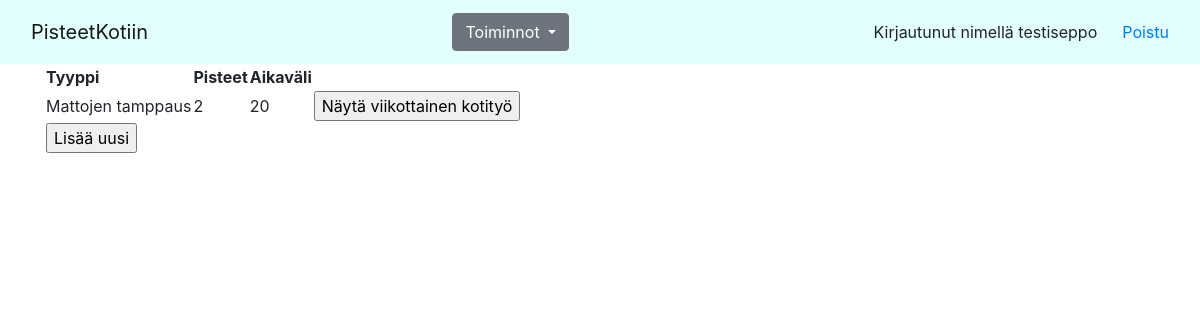
Screenshot of /weeklychores/ (signed in) with the database file from the repository.
### application/auth/models.py (models this page shows, shortened)
class User(Base):
    __tablename__ = "account"
    name = db.Column(db.String(144), nullable=False)
    username = db.Column(db.String(144), nullable=False)
    password = db.Column(db.String(144), nullable=False)
    points= db.Column(db.Integer, nullable=False)
    household= db.Column(db.Integer, db.ForeignKey('household.id'),nullable=False)
    nameIndex= db.Index("name_index", name)

### application/weeklychore/models.py (models this page shows, shortened)
class WeeklyChore(Base):
    choretype = db.Column(db.Integer, db.ForeignKey('choretype.id'), nullable=False)
    householdid= db.Column(db.Integer, db.ForeignKey('household.id'), nullable=False)
    interval= db.Column(db.Integer, nullable=False)
    points= db.Column(db.Integer, nullable=False)
    last_made=db.Column(db.DateTime, nullable=False)
    @staticmethod
    def list_weeklychores():
        stmt = text("SELECT weekly_chore.id, weekly_chore.points, weekly_chore.interval, choretype.name "
                    "FROM weekly_chore INNER JOIN choretype ON weekly_chore.choretype=choretype.id "
                    " WHERE weekly_chore.householdid= " + str(current_user.household) +";")
        res = db.engine.execute(stmt)
        response = []
        for row in res:
            response.append({"id":row[0], "points":row[1], "interval": row[2], "choretype": row[3]})
        return response

### application/choretype/models.py (models this page shows, shortened)
class Choretype(Base):
    name= db.Column(db.String(144), nullable=False)

### application/weeklychore/views.py (the view)
@app.route("/weeklychores/", methods=["GET"])
@login_required
def weekly_index():
    return render_template("/weeklychores/list.html", weeklychores = WeeklyChore.list_weeklychores())

### application/__init__.py (called while the page is built)
@login_manager.user_loader
def load_user(user_id):
    return User.query.get(user_id)

### application/templates/weeklychores/list.html
{% extends "layout.html" %}
{% block body %}
  <table>
    <tr>
      <th>Tyyppi</th>
      <th>Pisteet</th>
      <th>Aikaväli</th>
    </tr>
    {% for weekly in weeklychores %}
    <tr>
      <td>{{ weekly.choretype }}</td>
      <td>{{ weekly.points }}</td>
      <td>{{ weekly.interval }}</td>
      <td>
         <form method="GET" action="{{ url_for('show_weekly', weekly_id=weekly.id) }}">
           <input type="submit" value="Näytä viikottainen kotityö"/>
         </form>
      </td>
    </tr>
    {% endfor %}
    <tr>
    <td>
      <form method="GET" action="{{ url_for('weekly_form') }}">
        <input type="submit" value= "Lisää uusi">
      </form>
    </td>
  </tr>
  </table>
{% endblock %}

### application/templates/layout.html (shortened to what this page needs)
  <!DOCTYPE html>
  <html>
    <head>
      <link rel="stylesheet" href="https://maxcdn.bootstrapcdn.com/bootstrap/4.0.0/css/bootstrap.min.css">
    </head>
    <body>
        <nav class="navbar navbar-expand-md navbar-light" style="background-color: #e3fffd;">
            <div class="container-fluid">
              <div class="navbar-header">
                <a class="navbar-brand" href="#"> PisteetKotiin</a>
              </div>
              <ul class="nav navbar-nav navbar-brand">
                <li class="dropdown">
                    <a class="btn btn-secondary dropdown-toggle" href="#" role="button" id="dropdownMenuLink" data-toggle="dropdown" aria-haspopup="true" aria-expanded="false">
                        Toiminnot
                      </a>
                </li>
              </ul>
              <ul class="nav navbar-nav navbar-right">
                  {% if current_user.is_authenticated %}
                  <li>Kirjautunut nimellä {{ current_user.name }} &emsp;
                  <a href="{{ url_for('auth_logout') }}">Poistu</a></li>
                  {% else %}
                    <li><a href="{{ url_for('auth_login') }}">Kirjaudu &emsp;</a></li>
                    <li><a href="{{ url_for('register_form') }}">Uusi käyttäjä</a></li>
                  {% endif %}
                  </ul>
            </div>
          </nav>
      <main role="main" class="container">
        {% block body %}{% endblock %}
      </main>
    </body>
  </html>

### rows the page displays
User: name "testiseppo"
WeeklyChore: choretype "Mattojen tamppaus", points "2", interval "20"
